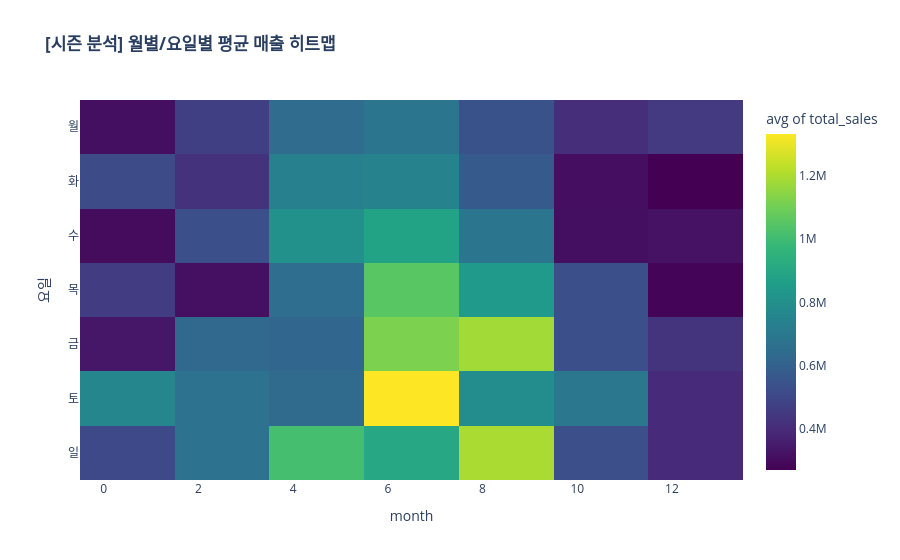

The code cell stored with this chart in its notebook:
### Code cell
# 2. 기온과 불쾌지수의 히트맵 (Heatmap)
# 기온만 중요한 게 아니라 습도(불쾌지수)가 결합되었을 때 매출이 폭발하는 지점이 따로 있을 수 있습니다.


# 1. 기온과 불쾌지수를 반올림해서 그룹화
heatmap_data = merged_df.groupby(['month', '요일']).agg({'total_sales':'mean'}).reset_index()

# 2. 월별/요일별 매출 히트맵 (시즌성 파악)
fig_heat = px.density_heatmap(merged_df, x='month', y='요일', z='total_sales',
                              histfunc="avg",
                              title="<b>[시즌 분석] 월별/요일별 평균 매출 히트맵</b>",
                              category_orders={'요일': ['월', '화', '수', '목', '금', '토', '일']},
                              color_continuous_scale='Viridis')

fig_heat.show()

### Figure 1 — Plotly figure (JSON) as saved in the notebook; plotly's stock layout.template omitted (floating-point values rounded to 4 significant figures; data arrays with more than 128 entries replaced by an {"elided": "..."} marker saying what was removed)
{"data": [{"coloraxis": "coloraxis", "histfunc": "avg", "hovertemplate": "month=%{x}<br>요일=%{y}<br>avg of total_sales=%{z}<extra></extra>", "name": "", "type": "histogram2d", "x": {"elided": "507 int values"}, "xaxis": "x", "xbingroup": "x", "y": {"elided": "507 str values"}, "yaxis": "y", "ybingroup": "y", "z": {"elided": "507 float values"}}], "layout": {"coloraxis": {"colorbar": {"title": {"text": "avg of total_sales"}}, "colorscale": [[0, "#440154"], [0.1111, "#482878"], [0.2222, "#3e4989"], [0.3333, "#31688e"], [0.4444, "#26828e"], [0.5556, "#1f9e89"], [0.6667, "#35b779"], [0.7778, "#6ece58"], [0.8889, "#b5de2b"], [1, "#fde725"]]}, "legend": {"tracegroupgap": 0}, "title": {"text": "<b>[시즌 분석] 월별/요일별 평균 매출 히트맵</b>"}, "xaxis": {"anchor": "y", "domain": [0, 1], "title": {"text": "month"}}, "yaxis": {"anchor": "x", "categoryarray": ["일", "토", "금", "목", "수", "화", "월"], "categoryorder": "array", "domain": [0, 1], "title": {"text": "요일"}}}}
